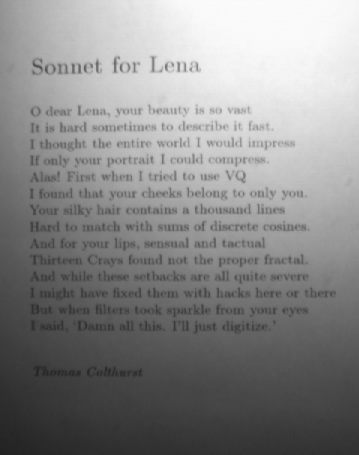
//> input picture 4.png, 359 x 455 px
$ ./13_threshold   (built with g++ and OpenCV 4)
//> lines starting //> are read from the running program, lines starting //| are printed output that depends on the picture; after the words box and inside, x2 and y2 are one past the last pixel; in counts of white or black regions, pixels touching at a corner belong together
#include <opencv2/opencv.hpp>

using namespace cv;

int main()
{
    Mat img_1 = imread("../4.png", 0);
//> img_1 is the input picture: 455 rows x 359 cols, CV_8UC1; min 33, max 251, mean 137.7
    if(!img_1.data)
    {
        return -1;
    }
    Mat img_out1, img_out2;
    threshold(img_1, img_out1, 150, 255, THRESH_BINARY_INV);
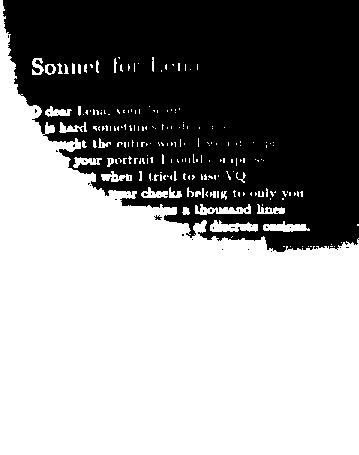
//> img_out1: 455 rows x 359 cols, CV_8UC1; 58.4% white; 38 black regions (35 under 20 px), largest, box (x1, y1, x2, y2) and area: (3, 0, 359, 252) 67721, (48, 65, 53, 73) 33, (154, 215, 162, 220) 21
    imshow("1", img_out1);

    int blockSize = 25; // 必须是奇数的完全平方数
    int constValue = 10;// 从平均值或加权平均值中减去常数
    adaptiveThreshold(img_1, img_out2, 255, ADAPTIVE_THRESH_MEAN_C, THRESH_BINARY_INV, blockSize, constValue);
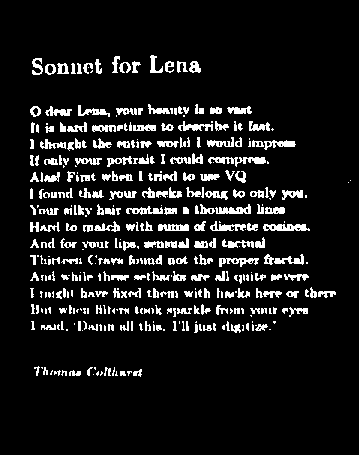
//> img_out2: 455 rows x 359 cols, CV_8UC1; 9.7% white; 394 white regions (139 under 20 px), largest, box (x1, y1, x2, y2) and area: (208, 157, 266, 167) 280, (263, 224, 310, 231) 249, (215, 204, 251, 214) 202
    imshow("2", img_out2);

    waitKey(0);
    return 0;
}

$ run again, with 1.png copied over 4.png
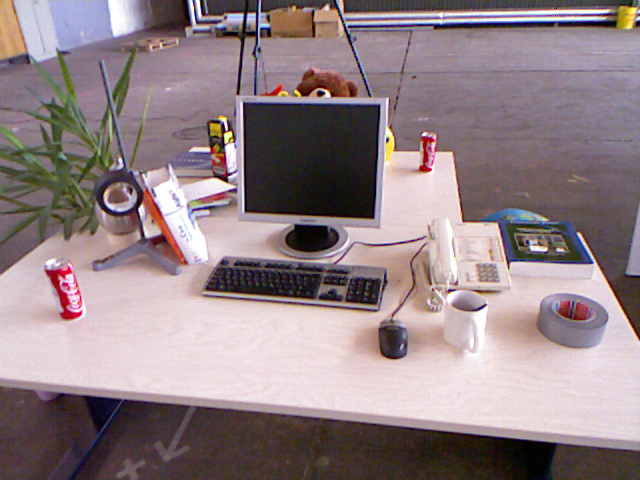
//> input picture 1.png, 640 x 480 px
//> `threshold(img_1, img_out1, 150, 255, THRESH_BINARY_INV);`:
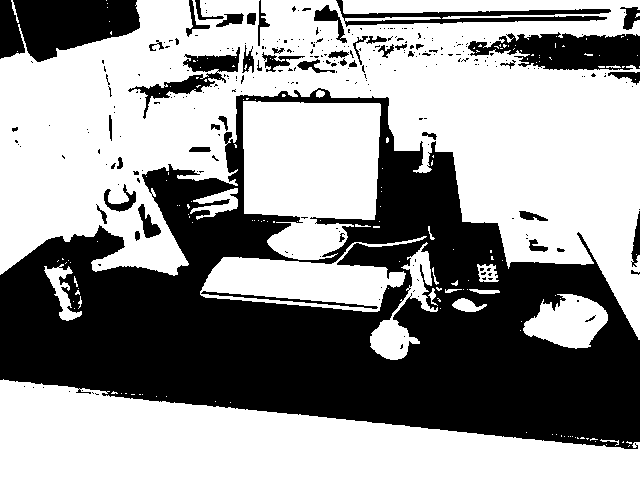
//> img_out1: 480 rows x 640 cols, CV_8UC1; 58.8% white; 283 black regions (235 under 20 px), largest, box (x1, y1, x2, y2) and area: (0, 88, 640, 449) 105548, (0, 0, 140, 62) 6461, (468, 32, 640, 70) 4419
//> `adaptiveThreshold(img_1, img_out2, 255, ADAPTIVE_THRESH_MEAN_C, THRESH..`:
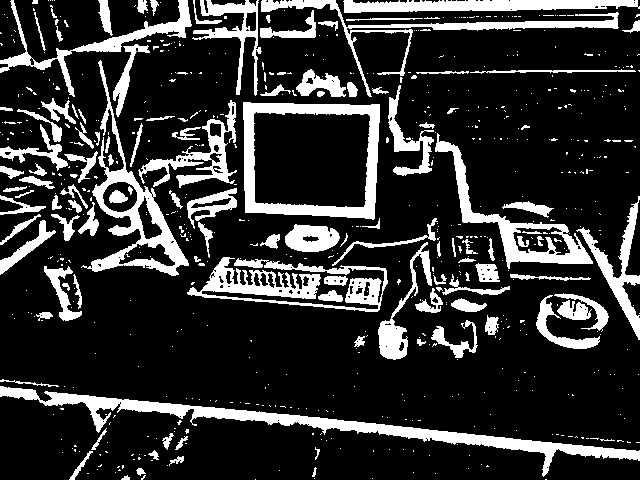
//> img_out2: 480 rows x 640 cols, CV_8UC1; 19.4% white; 665 white regions (543 under 20 px), largest, box (x1, y1, x2, y2) and area: (0, 386, 640, 477) 6867, (243, 102, 380, 220) 4684, (187, 257, 388, 312) 4154

$ run again, with 2.png copied over 4.png
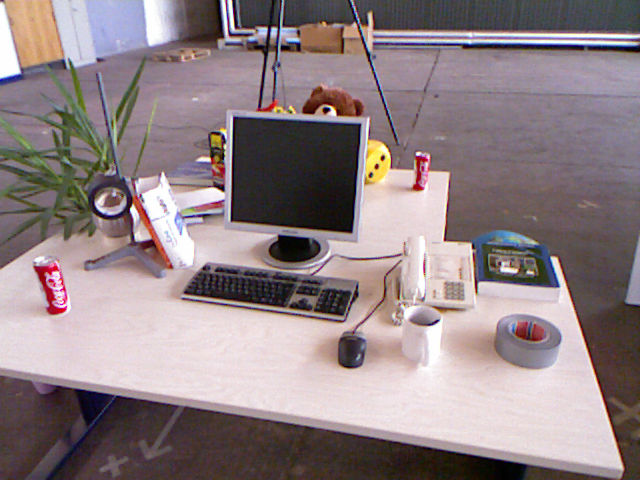
//> input picture 2.png, 640 x 480 px
//> `threshold(img_1, img_out1, 150, 255, THRESH_BINARY_INV);`:
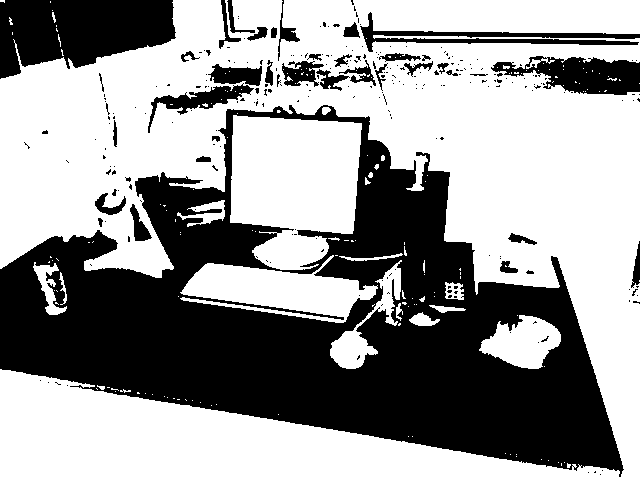
//> img_out1: 480 rows x 640 cols, CV_8UC1; 59.8% white; 262 black regions (223 under 20 px), largest, box (x1, y1, x2, y2) and area: (0, 105, 624, 477) 99813, (0, 0, 176, 79) 10067, (491, 56, 640, 95) 3429
//> `adaptiveThreshold(img_1, img_out2, 255, ADAPTIVE_THRESH_MEAN_C, THRESH..`:
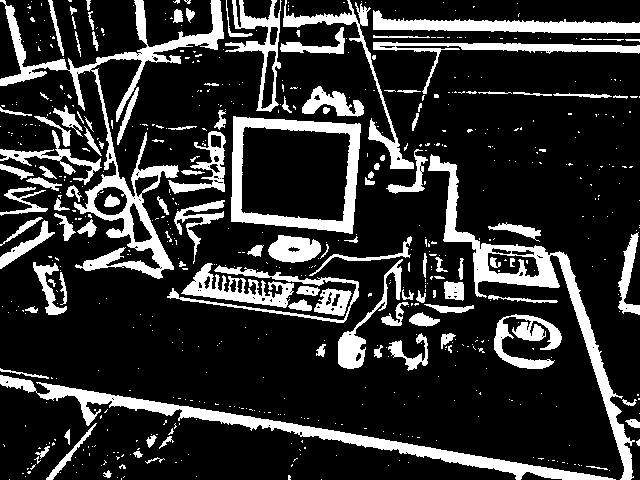
//> img_out2: 480 rows x 640 cols, CV_8UC1; 19.3% white; 644 white regions (523 under 20 px), largest, box (x1, y1, x2, y2) and area: (0, 0, 224, 279) 8069, (0, 375, 616, 480) 6296, (428, 154, 635, 480) 5862

$ run again, with 3.png copied over 4.png
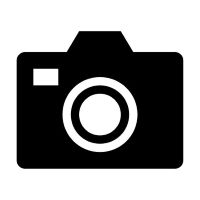
//> input picture 3.png, 200 x 200 px
//> img_1 is the input picture: 200 rows x 200 cols, CV_8UC1; min 0, max 255, mean 146.7
//> `threshold(img_1, img_out1, 150, 255, THRESH_BINARY_INV);`:
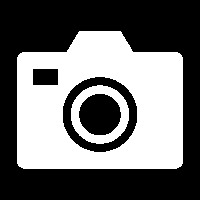
//> img_out1: 200 rows x 200 cols, CV_8UC1; 42.6% white; 2 white regions, box (x1, y1, x2, y2) and area: (17, 31, 183, 169) 15709, (71, 85, 129, 144) 1333
//> `adaptiveThreshold(img_1, img_out2, 255, ADAPTIVE_THRESH_MEAN_C, THRESH..`:
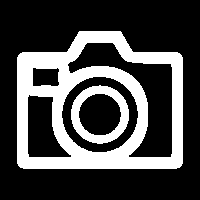
//> img_out2: 200 rows x 200 cols, CV_8UC1; 28.2% white; 2 white regions, box (x1, y1, x2, y2) and area: (17, 31, 183, 169) 9975, (71, 85, 129, 144) 1309
